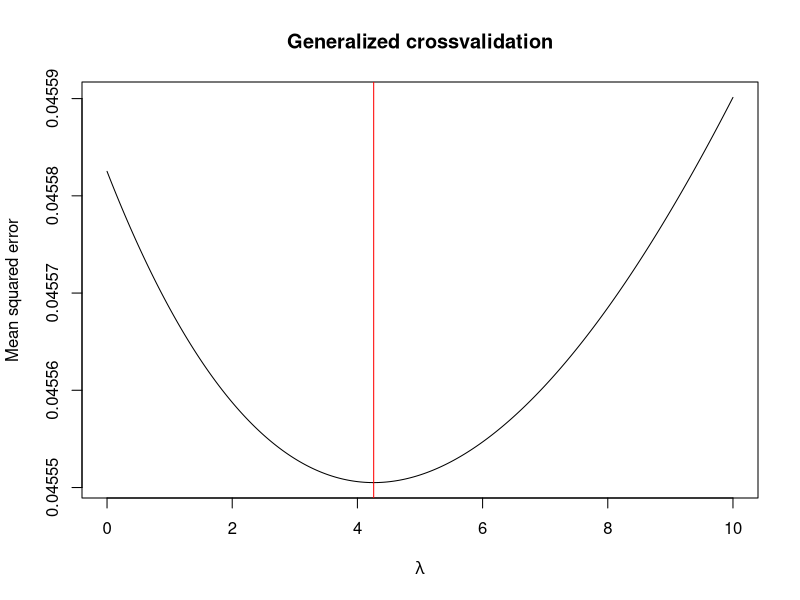
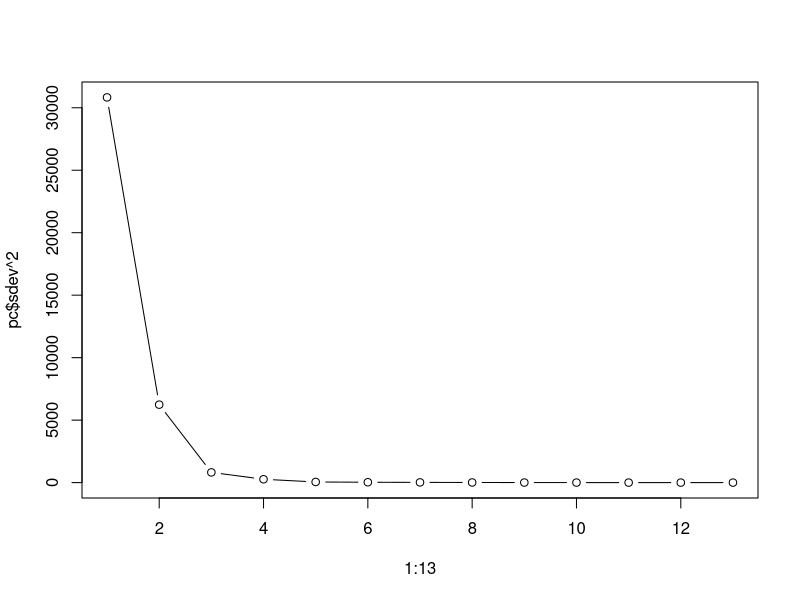
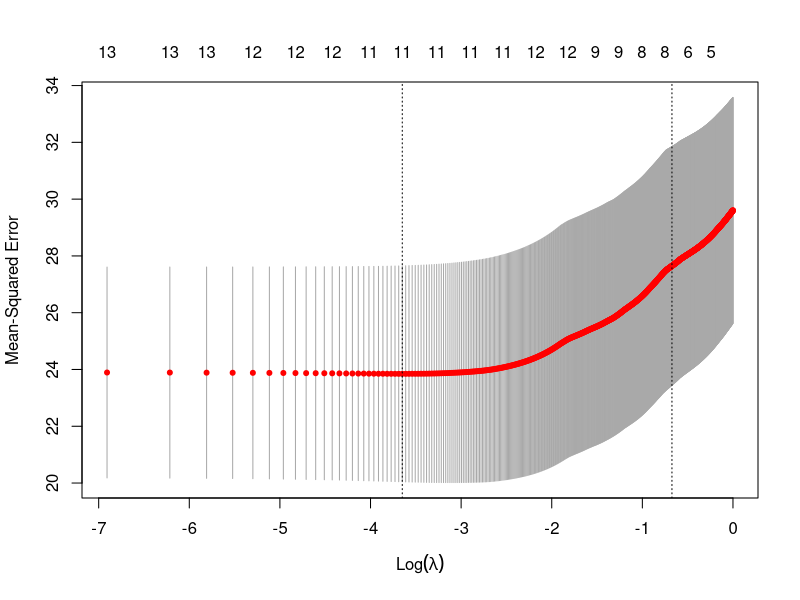
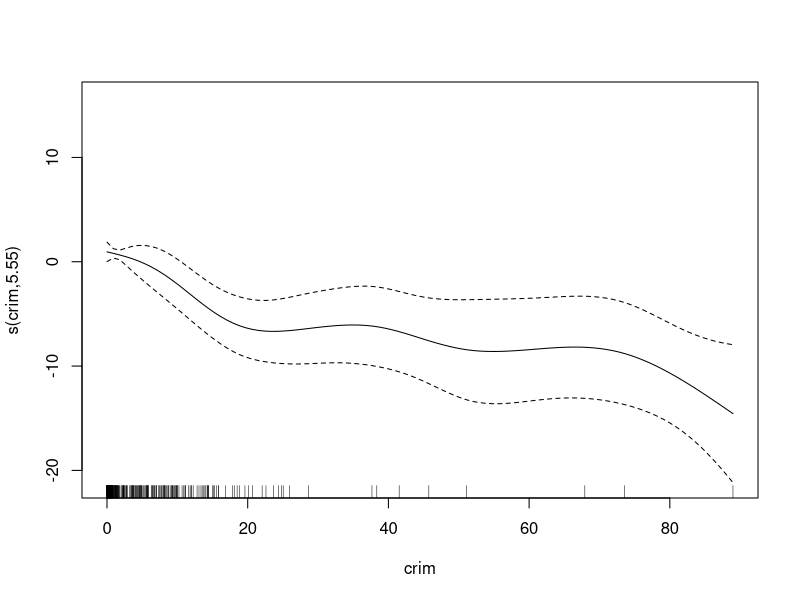
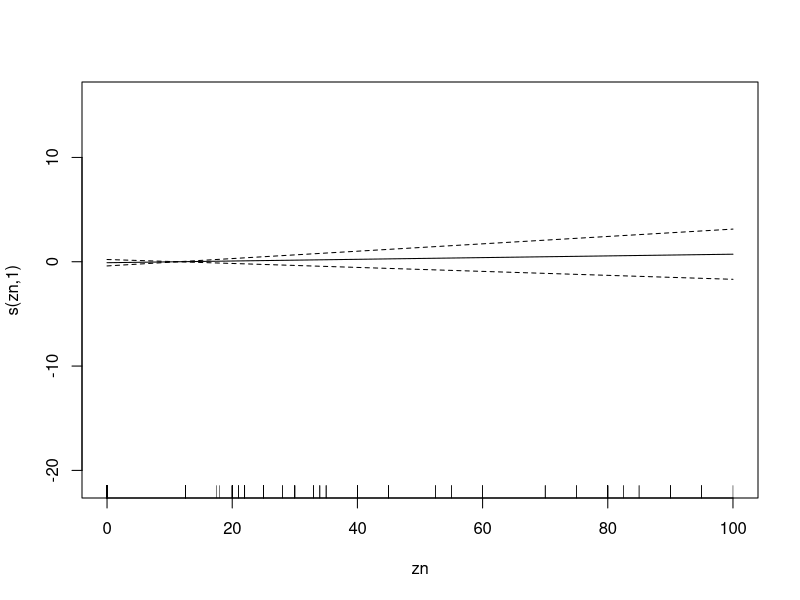
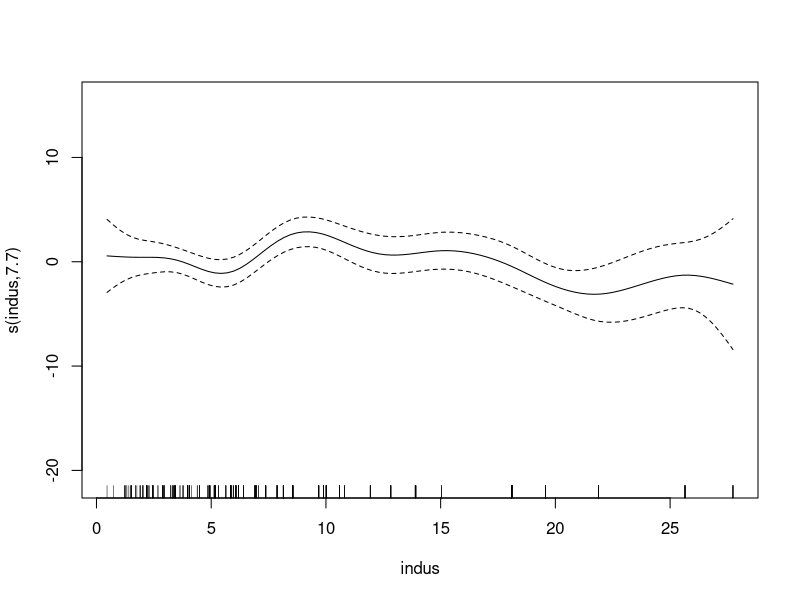
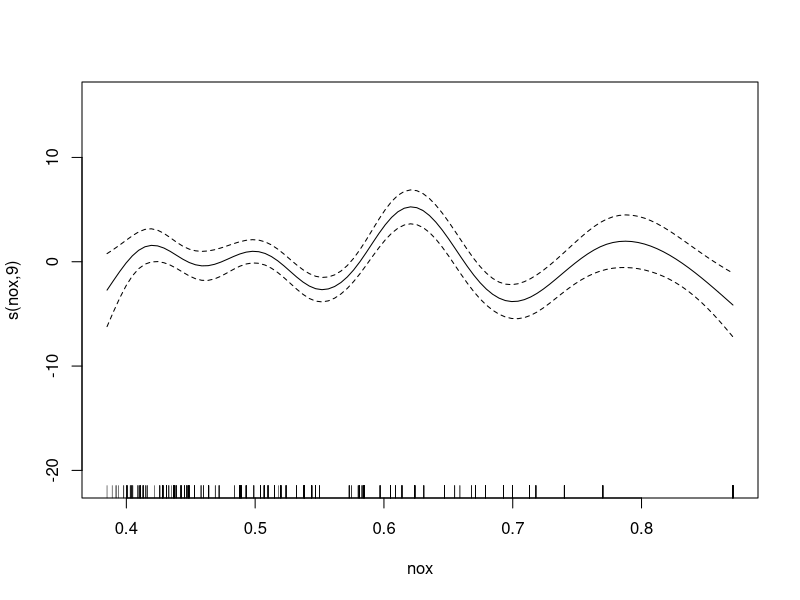
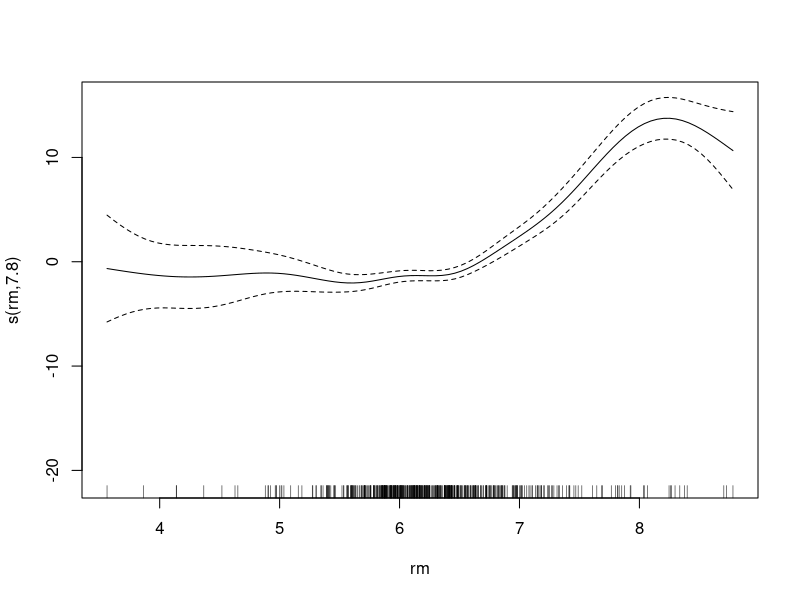

The R source for these figures, in order:
## ------------------------------------------------------------------------------------------------------------------------
library("MASS")
## a
lmfull <- lm(medv~., data=Boston)
summary(lmfull)
#
lmaic <- stepAIC(lmfull, direction="backward")
summary(lmaic)
lmbic <- stepAIC(lmfull, direction="backward", k=log(nrow(Boston)))
summary(lmbic)
lmaic
lmbic
## b 
lmridge <- lm.ridge(medv~., data=Boston, lambda=seq(0, 10, 0.01))
select(lmridge)
#
plot(lmridge$lambda, lmridge$GCV, type="l", xlab=expression(lambda), ylab="Mean squared error", main="Generalized crossvalidation")
abline(v=lmridge$lambda[which.min(lmridge$GCV)], col="red")
lm.ridge(medv~., data=Boston, lambda=4.26)
## c
pc <- princomp(Boston[,-14])
pcd <- data.frame(medv=Boston$medv, pc$score)
plot(1:13, pc$sdev^2, type="b")

lmpc <- lm(medv~., data=pcd)
summary(lmpc)
## d
library("glmnet")
x <- as.matrix(Boston[,-14])
y <- Boston[,14]
lmlasso <- cv.glmnet(x, y, lambda=seq(0, 1, 0.001))
plot(lmlasso)
lmlasso$lambda.min
lmlasso$lambda.1se
coef(lmlasso, s="lambda.1se")
## e
library("mgcv")
am <- gam(medv~s(crim)+s(zn)+s(indus)+chas+s(nox)+s(rm)+s(age)+s(dis)+rad+s(tax)+s(ptratio)+s(black)+s(lstat), data=Boston)
summary(am)
opar <- par(mfrow=c(3,4))
on.exit(par(opar))
plot(am)
## f
# ridge excluded
yh <- data.frame(full=predict(lmfull), aic=predict(lmbic), bic=predict(lmbic), pc=predict(lmpc),
                 lasso=predict(lmlasso, newx=x, s="lambda.1se"), am=predict(am))
# R^2
1-colSums((yh-Boston$medv)^2)/sum((Boston$medv-mean(Boston$medv))^2)

